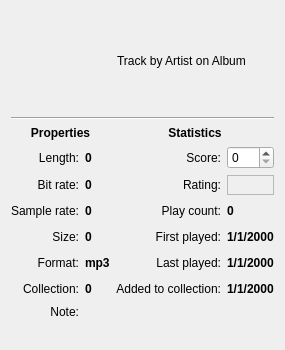
       <widget class="QWidget" name="summaryTab">
        <attribute name="title">
         <string>S&amp;ummary</string>
        </attribute>
        <layout class="QVBoxLayout" name="verticalLayout_2">
         <item>
          <layout class="QHBoxLayout" name="horizontalLayout">
           <item>
            <widget class="CoverLabel" name="pixmap_cover" native="true">
             <property name="minimumSize">
              <size>
               <width>100</width>
               <height>100</height>
              </size>
             </property>
             <property name="maximumSize">
              <size>
               <width>85</width>
               <height>85</height>
              </size>
             </property>
            </widget>
           </item>
           <item>
            <widget class="QLabel" name="trackArtistAlbumLabel">
             <property name="sizePolicy">
              <sizepolicy hsizetype="Expanding" vsizetype="Preferred">
               <horstretch>0</horstretch>
               <verstretch>0</verstretch>
              </sizepolicy>
             </property>
             <property name="focusPolicy">
              <enum>Qt::NoFocus</enum>
             </property>
             <property name="text">
              <string notr="true">Track by Artist on Album</string>
             </property>
             <property name="alignment">
              <set>Qt::AlignVCenter</set>
             </property>
             <property name="wordWrap">
              <bool>true</bool>
             </property>
             <property name="textInteractionFlags">
              <set>Qt::LinksAccessibleByMouse|Qt::TextSelectableByMouse</set>
             </property>
            </widget>
           </item>
          </layout>
         </item>
         <item>
          <widget class="Line" name="line1">
           <property name="sizePolicy">
            <sizepolicy hsizetype="Expanding" vsizetype="Fixed">
             <horstretch>0</horstretch>
             <verstretch>0</verstretch>
            </sizepolicy>
           </property>
           <property name="frameShape">
            <enum>QFrame::HLine</enum>
           </property>
           <property name="frameShadow">
            <enum>QFrame::Sunken</enum>
           </property>
          </widget>
         </item>
         <item>
          <layout class="QGridLayout" name="gridLayout">
           <item row="6" column="1">
            <widget class="QLabel" name="qLabel_collection">
             <property name="font">
              <font>
               <weight>75</weight>
               <bold>true</bold>
              </font>
             </property>
             <property name="text">
              <string>0</string>
             </property>
             <property name="alignment">
              <set>Qt::AlignLeading|Qt::AlignLeft|Qt::AlignVCenter</set>
             </property>
            </widget>
           </item>
           <item row="0" column="0" colspan="2">
            <widget class="QLabel" name="leftHeaderLabel">
             <property name="sizePolicy">
              <sizepolicy hsizetype="Preferred" vsizetype="Preferred">
               <horstretch>1</horstretch>
               <verstretch>0</verstretch>
              </sizepolicy>
             </property>
             <property name="font">
              <font>
               <weight>75</weight>
               <bold>true</bold>
              </font>
             </property>
             <property name="text">
              <string>Properties</string>
             </property>
             <property name="alignment">
              <set>Qt::AlignCenter</set>
             </property>
            </widget>
           </item>
           <item row="0" column="2" colspan="2">
            <widget class="QLabel" name="rightHeaderLabel">
             <property name="sizePolicy">
              <sizepolicy hsizetype="Preferred" vsizetype="Preferred">
               <horstretch>1</horstretch>
               <verstretch>0</verstretch>
              </sizepolicy>
             </property>
             <property name="font">
              <font>
               <weight>75</weight>
               <bold>true</bold>
              </font>
             </property>
             <property name="text">
              <string>Statistics</string>
             </property>
             <property name="alignment">
              <set>Qt::AlignCenter</set>
             </property>
            </widget>
           </item>
           <item row="1" column="0">
            <widget class="QLabel" name="lenghtLabel">
             <property name="text">
              <string>Length:</string>
             </property>
             <property name="alignment">
              <set>Qt::AlignRight|Qt::AlignTrailing|Qt::AlignVCenter</set>
             </property>
            </widget>
           </item>
           <item row="1" column="1">
            <widget class="QLabel" name="qLabel_length">
             <property name="font">
              <font>
               <weight>75</weight>
               <bold>true</bold>
              </font>
             </property>
             <property name="text">
              <string>0</string>
             </property>
             <property name="alignment">
              <set>Qt::AlignLeading|Qt::AlignLeft|Qt::AlignVCenter</set>
             </property>
            </widget>
           </item>
           <item row="2" column="0">
            <widget class="QLabel" name="bitrateLabel">
             <property name="text">
              <string>Bit rate:</string>
             </property>
             <property name="alignment">
              <set>Qt::AlignRight|Qt::AlignTrailing|Qt::AlignVCenter</set>
             </property>
            </widget>
           </item>
           <item row="2" column="1">
            <widget class="QLabel" name="qLabel_bitrate">
             <property name="font">
              <font>
               <weight>75</weight>
               <bold>true</bold>
              </font>
             </property>
             <property name="text">
              <string>0</string>
             </property>
             <property name="alignment">
              <set>Qt::AlignLeading|Qt::AlignLeft|Qt::AlignVCenter</set>
             </property>
            </widget>
           </item>
           <item row="3" column="0">
            <widget class="QLabel" name="samplerateLabel">
             <property name="text">
              <string>Sample rate:</string>
             </property>
             <property name="alignment">
              <set>Qt::AlignRight|Qt::AlignTrailing|Qt::AlignVCenter</set>
             </property>
            </widget>
           </item>
           <item row="3" column="1">
            <widget class="QLabel" name="qLabel_samplerate">
             <property name="font">
              <font>
               <weight>75</weight>
               <bold>true</bold>
              </font>
             </property>
             <property name="text">
              <string>0</string>
             </property>
             <property name="alignment">
              <set>Qt::AlignLeading|Qt::AlignLeft|Qt::AlignVCenter</set>
             </property>
            </widget>
           </item>
           <item row="4" column="0">
            <widget class="QLabel" name="sizeLabel">
             <property name="text">
              <string>Size:</string>
             </property>
             <property name="alignment">
              <set>Qt::AlignRight|Qt::AlignTrailing|Qt::AlignVCenter</set>
             </property>
            </widget>
           </item>
           <item row="4" column="1">
            <widget class="QLabel" name="qLabel_size">
             <property name="font">
              <font>
               <weight>75</weight>
               <bold>true</bold>
              </font>
             </property>
             <property name="text">
              <string>0</string>
             </property>
             <property name="alignment">
              <set>Qt::AlignLeading|Qt::AlignLeft|Qt::AlignVCenter</set>
             </property>
            </widget>
           </item>
           <item row="5" column="0">
            <widget class="QLabel" name="formatLabel">
             <property name="text">
              <string>Format:</string>
             </property>
             <property name="alignment">
              <set>Qt::AlignRight|Qt::AlignTrailing|Qt::AlignVCenter</set>
             </property>
            </widget>
           </item>
           <item row="5" column="1">
            <widget class="QLabel" name="qLabel_format">
             <property name="font">
              <font>
               <weight>75</weight>
               <bold>true</bold>
              </font>
             </property>
             <property name="text">
              <string notr="true">mp3</string>
             </property>
             <property name="alignment">
              <set>Qt::AlignLeading|Qt::AlignLeft|Qt::AlignVCenter</set>
             </property>
            </widget>
           </item>
           <item row="6" column="0">
            <widget class="QLabel" name="collectionLabel">
             <property name="text">
              <string>Collection:</string>
             </property>
             <property name="alignment">
              <set>Qt::AlignRight|Qt::AlignTrailing|Qt::AlignVCenter</set>
             </property>
            </widget>
           </item>
           <item row="1" column="3">
            <widget class="ClearSpinBox" name="qSpinBox_score">
             <property name="sizePolicy">
              <sizepolicy hsizetype="Expanding" vsizetype="Preferred">
               <horstretch>0</horstretch>
               <verstretch>0</verstretch>
              </sizepolicy>
             </property>
             <property name="keyboardTracking">
              <bool>false</bool>
             </property>
             <property name="maximum">
              <number>100</number>
             </property>
            </widget>
           </item>
           <item row="2" column="2">
            <widget class="QLabel" name="ratingLabel">
             <property name="text">
              <string>Rating:</string>
             </property>
             <property name="alignment">
              <set>Qt::AlignRight|Qt::AlignTrailing|Qt::AlignVCenter</set>
             </property>
             <property name="buddy">
              <cstring>ratingWidget</cstring>
             </property>
            </widget>
           </item>
           <item row="2" column="3">
            <widget class="KRatingWidget" name="ratingWidget">
             <property name="sizePolicy">
              <sizepolicy hsizetype="MinimumExpanding" vsizetype="Preferred">
               <horstretch>0</horstretch>
               <verstretch>0</verstretch>
              </sizepolicy>
             </property>
             <property name="minimumSize">
              <size>
               <width>0</width>
               <height>20</height>
              </size>
             </property>
             <property name="frameShape">
              <enum>QFrame::StyledPanel</enum>
             </property>
             <property name="frameShadow">
              <enum>QFrame::Plain</enum>
             </property>
            </widget>
           </item>
           <item row="3" column="2">
            <widget class="QLabel" name="playcountLabel">
             <property name="text">
              <string>Play count:</string>
             </property>
             <property name="alignment">
              <set>Qt::AlignRight|Qt::AlignTrailing|Qt::AlignVCenter</set>
             </property>
            </widget>
           </item>
           <item row="3" column="3">
            <widget class="QLabel" name="qLabel_playcount">
             <property name="minimumSize">
              <size>
               <width>0</width>
               <height>20</height>
              </size>
             </property>
             <property name="font">
              <font>
               <weight>75</weight>
               <bold>true</bold>
              </font>
             </property>
             <property name="text">
              <string>0</string>
             </property>
             <property name="alignment">
              <set>Qt::AlignLeading|Qt::AlignLeft|Qt::AlignVCenter</set>
             </property>
            </widget>
           </item>
           <item row="1" column="2">
            <widget class="QLabel" name="scoreLabel">
             <property name="text">
              <string>Score:</string>
             </property>
             <property name="alignment">
              <set>Qt::AlignRight|Qt::AlignTrailing|Qt::AlignVCenter</set>
             </property>
             <property name="buddy">
              <cstring>qSpinBox_score</cstring>
             </property>
            </widget>
           </item>
           <item row="4" column="2">
            <widget class="QLabel" name="firstPlayedLabel">
             <property name="text">
              <string>First played:</string>
             </property>
             <property name="alignment">
              <set>Qt::AlignRight|Qt::AlignTrailing|Qt::AlignVCenter</set>
             </property>
            </widget>
           </item>
           <item row="4" column="3">
            <widget class="QLabel" name="qLabel_firstPlayed">
             <property name="minimumSize">
              <size>
               <width>0</width>
               <height>20</height>
              </size>
             </property>
             <property name="font">
              <font>
               <weight>75</weight>
               <bold>true</bold>
              </font>
             </property>
             <property name="text">
              <string notr="true">1/1/2000</string>
             </property>
             <property name="alignment">
              <set>Qt::AlignLeading|Qt::AlignLeft|Qt::AlignVCenter</set>
             </property>
            </widget>
           </item>
           <item row="5" column="2">
            <widget class="QLabel" name="lastPlayedLabel">
             <property name="text">
              <string>Last played:</string>
             </property>
             <property name="alignment">
              <set>Qt::AlignRight|Qt::AlignTrailing|Qt::AlignVCenter</set>
             </property>
            </widget>
           </item>
           <item row="5" column="3">
            <widget class="QLabel" name="qLabel_lastPlayed">
             <property name="minimumSize">
              <size>
               <width>0</width>
               <height>20</height>
              </size>
             </property>
             <property name="font">
              <font>
               <weight>75</weight>
               <bold>true</bold>
              </font>
             </property>
             <property name="text">
              <string notr="true">1/1/2000</string>
             </property>
             <property name="alignment">
              <set>Qt::AlignLeading|Qt::AlignLeft|Qt::AlignVCenter</set>
             </property>
            </widget>
           </item>
           <item row="6" column="2">
            <widget class="QLabel" name="addedToCollectionLabel">
             <property name="text">
              <string>Added to collection:</string>
             </property>
             <property name="alignment">
              <set>Qt::AlignRight|Qt::AlignTrailing|Qt::AlignVCenter</set>
             </property>
            </widget>
           </item>
           <item row="6" column="3">
            <widget class="QLabel" name="qLabel_addedToCollection">
             <property name="minimumSize">
              <size>
               <width>0</width>
               <height>20</height>
              </size>
             </property>
             <property name="font">
              <font>
               <weight>75</weight>
               <bold>true</bold>
              </font>
             </property>
             <property name="text">
              <string notr="true">1/1/2000</string>
             </property>
             <property name="alignment">
              <set>Qt::AlignLeading|Qt::AlignLeft|Qt::AlignVCenter</set>
             </property>
            </widget>
           </item>
           <item row="7" column="0">
            <widget class="QLabel" name="noteLabel">
             <property name="text">
              <string>Note:</string>
             </property>
             <property name="alignment">
              <set>Qt::AlignRight|Qt::AlignTrailing|Qt::AlignVCenter</set>
             </property>
            </widget>
           </item>
           <item row="7" column="1" colspan="3">
            <widget class="QLabel" name="qLabel_note">
             <property name="font">
              <font>
               <weight>75</weight>
               <bold>true</bold>
              </font>
             </property>
             <property name="text">
              <string/>
             </property>
             <property name="wordWrap">
              <bool>true</bool>
             </property>
            </widget>
           </item>
          </layout>
         </item>
         <item>
          <spacer name="verticalSpacer_1">
           <property name="orientation">
            <enum>Qt::Vertical</enum>
           </property>
           <property name="sizeHint" stdset="0">
            <size>
             <width>40</width>
             <height>20</height>
            </size>
           </property>
          </spacer>
         </item>
        </layout>
       </widget>
